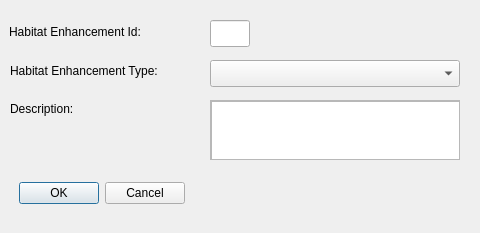
<?xml version="1.0" encoding="UTF-8"?>
<ui version="4.0">
 <class>habitatenhancement</class>
 <widget class="QDialog" name="habitatenhancement">
  <property name="geometry">
   <rect>
    <x>0</x>
    <y>0</y>
    <width>480</width>
    <height>233</height>
   </rect>
  </property>
  <property name="cursor">
   <cursorShape>IBeamCursor</cursorShape>
  </property>
  <property name="windowTitle">
   <string>Habitat Enhancement Editing</string>
  </property>
  <widget class="QDialogButtonBox" name="buttonBox">
   <property name="geometry">
    <rect>
     <x>9</x>
     <y>180</y>
     <width>176</width>
     <height>27</height>
    </rect>
   </property>
   <property name="orientation">
    <enum>Qt::Horizontal</enum>
   </property>
   <property name="standardButtons">
    <set>QDialogButtonBox::Cancel|QDialogButtonBox::Ok</set>
   </property>
  </widget>
  <widget class="QLineEdit" name="ogc_fid">
   <property name="geometry">
    <rect>
     <x>210</x>
     <y>20</y>
     <width>40</width>
     <height>27</height>
    </rect>
   </property>
   <property name="toolTip">
    <string>This field is read only.</string>
   </property>
   <property name="readOnly">
    <bool>true</bool>
   </property>
  </widget>
  <widget class="QLabel" name="label">
   <property name="geometry">
    <rect>
     <x>9</x>
     <y>23</y>
     <width>171</width>
     <height>17</height>
    </rect>
   </property>
   <property name="text">
    <string>Habitat Enhancement Id:</string>
   </property>
  </widget>
  <widget class="QComboBox" name="habenhtypeid">
   <property name="geometry">
    <rect>
     <x>210</x>
     <y>60</y>
     <width>250</width>
     <height>27</height>
    </rect>
   </property>
   <property name="toolTip">
    <string>Choose a habitat enhancement type.</string>
   </property>
  </widget>
  <widget class="QLabel" name="label_2">
   <property name="geometry">
    <rect>
     <x>10</x>
     <y>60</y>
     <width>191</width>
     <height>21</height>
    </rect>
   </property>
   <property name="text">
    <string>Habitat Enhancement Type:</string>
   </property>
   <property name="wordWrap">
    <bool>true</bool>
   </property>
  </widget>
  <widget class="QLabel" name="label_3">
   <property name="geometry">
    <rect>
     <x>10</x>
     <y>100</y>
     <width>111</width>
     <height>17</height>
    </rect>
   </property>
   <property name="text">
    <string>Description:</string>
   </property>
  </widget>
  <widget class="QScrollArea" name="scrollArea">
   <property name="geometry">
    <rect>
     <x>210</x>
     <y>100</y>
     <width>250</width>
     <height>60</height>
    </rect>
   </property>
   <property name="widgetResizable">
    <bool>true</bool>
   </property>
   <widget class="QWidget" name="scrollAreaWidgetContents">
    <property name="geometry">
     <rect>
      <x>0</x>
      <y>0</y>
      <width>248</width>
      <height>58</height>
     </rect>
    </property>
    <widget class="QPlainTextEdit" name="habenhptdesc">
     <property name="geometry">
      <rect>
       <x>0</x>
       <y>0</y>
       <width>250</width>
       <height>60</height>
      </rect>
     </property>
     <property name="maximumSize">
      <size>
       <width>250</width>
       <height>60</height>
      </size>
     </property>
    </widget>
   </widget>
  </widget>
 </widget>
 <resources/>
 <connections>
  <connection>
   <sender>buttonBox</sender>
   <signal>accepted()</signal>
   <receiver>habitatenhancement</receiver>
   <slot>accept()</slot>
   <hints>
    <hint type="sourcelabel">
     <x>248</x>
     <y>254</y>
    </hint>
    <hint type="destinationlabel">
     <x>157</x>
     <y>274</y>
    </hint>
   </hints>
  </connection>
  <connection>
   <sender>buttonBox</sender>
   <signal>rejected()</signal>
   <receiver>habitatenhancement</receiver>
   <slot>reject()</slot>
   <hints>
    <hint type="sourcelabel">
     <x>316</x>
     <y>260</y>
    </hint>
    <hint type="destinationlabel">
     <x>286</x>
     <y>274</y>
    </hint>
   </hints>
  </connection>
 </connections>
</ui>
